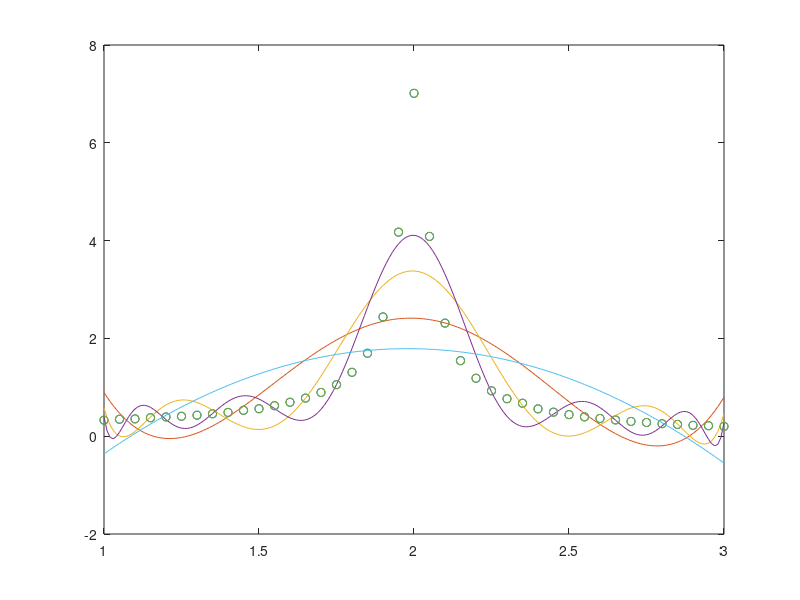

Write MATLAB code to recreate this figure.
%Dados
x = 1:0.05:3;
y = 1./(sqrt((4-x.^2).^2+0.02));
erro = 0.01*randn(size(x));
y = y.*(1+erro);
plot(x,y,'o'), pause, hold on

%Ajuste
c4 = polyfit(x,y,4);
c8 = polyfit(x,y,8);
c12 = polyfit(x,y,12);

%Plot
xx = 1:0.01:3;
yy4 = polyval(c4,xx);
	plot(xx,yy4), pause
yy8 = polyval(c8,xx);
	plot(xx,yy8), pause
yy12 = polyval(c12,xx);
	plot(xx,yy12), pause

%Dados transformados
X = x.^2;
Y = 1./y.^2;
plot(x,y,'o'), pause

%Ajuste v2
c = polyfit(x,y,2);

%Plot v2
yy = polyval(c,xx);
	plot(xx,yy), pause, close
